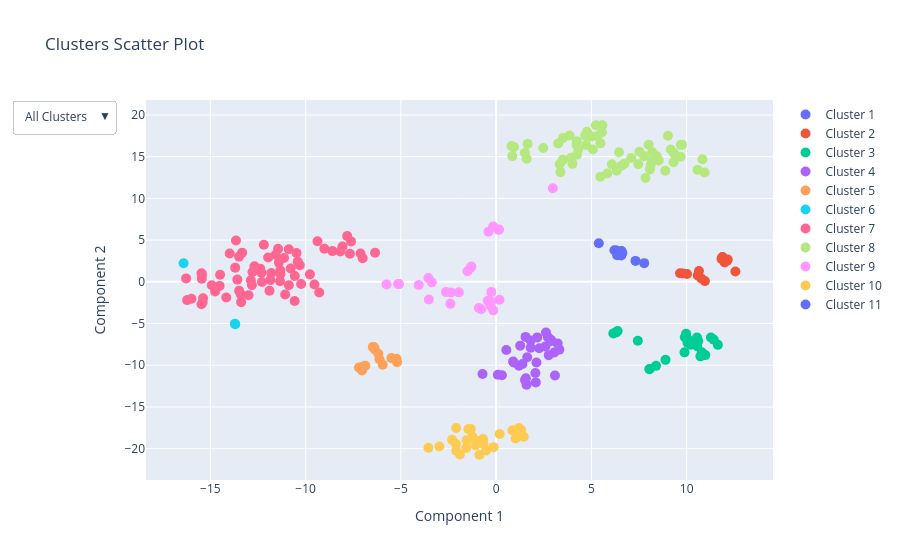

Notebook code for this chart:
### Code cell
fig

### Figure 1 — Plotly figure (JSON) as saved in the notebook; plotly's stock layout.template omitted (floating-point values rounded to 4 significant figures; data arrays with more than 128 entries replaced by an {"elided": "..."} marker saying what was removed)
{"data": [{"hoverinfo": "text", "hovertemplate": "%{text}<extra></extra>", "marker": {"size": 10}, "mode": "markers", "name": "Cluster 1", "text": [["cinq", "NUM"], ["des", "DET"], ["deux", "NUM"], ["dix", "NUM"], ["les", "DET"], ["quatre", "NUM"], ["six", "NUM"], ["trois", "NUM"]], "type": "scatter", "x": [6.316, 7.316, 6.581, 6.209, 7.77, 6.351, 6.57, 6.625], "y": [3.755, 2.51, 3.7, 3.79, 2.239, 3.181, 3.154, 3.462]}, {"hoverinfo": "text", "hovertemplate": "%{text}<extra></extra>", "marker": {"size": 10}, "mode": "markers", "name": "Cluster 2", "text": [["autre", "ADJ"], ["bon", "ADJ"], ["ce", "DET"], ["chaque", "DET"], ["du", "DET"], ["grand", "ADJ"], ["le", "DET"], ["même", "ADJ"], ["petit", "ADJ"], ["premier", "ADJ"], ["quelque", "DET"], ["son", "DET"], ["tout", "ADJ"], ["un", "DET"]], "type": "scatter", "x": [11.83, 12.13, 10.58, 10.96, 9.654, 12.16, 10.02, 11.88, 11.99, 11.89, 10.77, 10.65, 12.56, 9.794], "y": [2.754, 2.547, 0.7745, 0.08757, 1.038, 2.688, 0.9314, 2.98, 2.322, 2.93, 0.4026, 1.295, 1.233, 1.009]}, {"hoverinfo": "text", "hovertemplate": "%{text}<extra></extra>", "marker": {"size": 10}, "mode": "markers", "name": "Cluster 3", "text": [["assez", "ADV"], ["avec", "ADP"], ["chez", "ADP"], ["comme", "ADP"], ["dans", "ADP"], ["de", "ADP"], ["devant", "ADP"], ["en", "ADP"], ["entre", "ADP"], ["et", "CCONJ"], ["hyper", "ADV"], ["mais", "CCONJ"], ["ni", "CCONJ"], ["ou", "CCONJ"], ["par", "ADP"], ["pendant", "ADP"], ["pour", "ADP"], ["que", "ADV"], ["sans", "ADP"], ["super", "ADV"], ["sur", "ADP"], ["très", "ADV"], ["vers", "ADP"], ["à", "ADP"]], "type": "scatter", "x": [6.151, 10.22, 10.98, 10.8, 9.903, 10.61, 9.972, 11.42, 11.64, 8.041, 6.377, 8.062, 8.891, 8.394, 11.27, 10.54, 9.889, 7.436, 10.72, 6.284, 10.09, 6.317, 10.55, 10.05], "y": [-6.18, -7.534, -8.783, -8.441, -6.642, -7.1, -6.233, -6.922, -7.556, -10.47, -5.898, -10.45, -9.352, -10.07, -6.668, -6.687, -8.451, -7.063, -8.932, -6.075, -6.959, -6.025, -7.731, -7.306]}, {"hoverinfo": "text", "hovertemplate": "%{text}<extra></extra>", "marker": {"size": 10}, "mode": "markers", "name": "Cluster 4", "text": [["après", "ADP"], ["beaucoup", "ADV"], ["bien", "ADV"], ["comme", "SCONJ"], ["comment", "ADV"], ["dès", "ADP"], ["déjà", "ADV"], ["forcément", "ADV"], ["jamais", "ADV"], ["juste", "ADV"], ["là", "ADV"], ["maintenant", "ADV"], ["même", "ADV"], ["où", "ADV"], ["où", "PRON"], ["pas", "ADV"], ["peut-être", "ADV"], ["plus", "ADV"], ["plutôt", "ADV"], ["pourquoi", "ADV"], ["puisque", "SCONJ"], ["quand", "SCONJ"], ["que", "PRON"], ["que", "SCONJ"], ["qui", "PRON"], ["si", "SCONJ"], ["souvent", "ADV"], ["surtout", "ADV"], ["toujours", "ADV"], ["tout", "ADV"], ["trop", "ADV"], ["vraiment", "ADV"]], "type": "scatter", "x": [2.06, 1.544, 1.813, 2.081, 1.196, 3.088, 1.814, 0.5345, 2.616, 2.893, 1.632, 0.8907, 2.586, 1.381, 0.3042, 2.158, 3.05, 2.265, 3.226, 0.9191, 1.597, 1.517, 0.08823, 1.562, -0.7149, 1.535, 2.117, 2.762, 2.715, 3.319, 1.263, 2.868], "y": [-10.92, -6.602, -7.035, -12.06, -10.07, -11.22, -7.909, -8.164, -6.067, -7.082, -9.048, -9.542, -7.746, -9.84, -11.2, -6.662, -8.471, -7.952, -7.381, -9.674, -12.33, -11.77, -11.15, -11.55, -11.05, -11.78, -9.66, -8.788, -6.63, -8.124, -7.646, -6.929]}, {"hoverinfo": "text", "hovertemplate": "%{text}<extra></extra>", "marker": {"size": 10}, "mode": "markers", "name": "Cluster 5", "text": [["ce", "PRON"], ["en", "PRON"], ["eux", "PRON"], ["lui", "PRON"], ["moi", "PRON"], ["ne", "ADV"], ["nous", "PRON"], ["on", "PRON"], ["soi", "PRON"], ["toi", "PRON"], ["vous", "PRON"], ["y", "PRON"], ["ça", "PRON"]], "type": "scatter", "x": [-6.477, -6.985, -6.124, -6.185, -5.501, -7.044, -5.954, -6.37, -6.866, -5.233, -5.202, -7.205, -6.401], "y": [-7.811, -10.15, -9.28, -8.621, -9.13, -10.63, -9.925, -8.099, -10.07, -9.226, -9.635, -10.28, -7.837]}, {"hoverinfo": "text", "hovertemplate": "%{text}<extra></extra>", "marker": {"size": 10}, "mode": "markers", "name": "Cluster 6", "text": [["avoir", "AUX"], ["faire", "AUX"], ["être", "AUX"]], "type": "scatter", "x": [-13.7, -16.41, -13.71], "y": [-5.084, 2.238, -5.015]}, {"hoverinfo": "text", "hovertemplate": "%{text}<extra></extra>", "marker": {"size": 10}, "mode": "markers", "name": "Cluster 7", "text": {"elided": "67x2 str values"}, "type": "scatter", "x": [-14.17, -14.49, -13.39, -14.92, -12.38, -12.19, -13.49, -13.4, -7.12, -8.066, -10.58, -10.78, -7.677, -13.5, -13.7, -13.0, -8.595, -16.22, -12.32, -10.48, -15.47, -12.79, -10.88, -13.99, -11.44, -12.88, -13.33, -11.85, -16.28, -14.75, -7.82, -7.006, -10.24, -9.537, -9.286, -11.33, -8.182, -11.97, -11.32, -11.13, -11.8, -15.99, -11.9, -15.44, -10.57, -11.08, -15.47, -11.34, -10.88, -9.775, -10.41, -11.41, -11.57, -15.39, -6.356, -10.3, -15.41, -7.618, -9.015, -13.66, -13.58, -12.82, -12.69, -12.3, -15.45, -9.38, -14.52], "y": [-1.877, 0.8588, -2.428, -0.4075, 1.582, 4.44, -1.055, -1.5, 3.389, 4.247, -2.297, 1.601, 3.365, 3.026, 1.702, -1.616, 3.684, -2.191, 1.099, 3.454, 1.02, 1.187, -0.4096, 3.396, 3.956, 0.1988, 3.5, 0.2097, 0.4113, -1.153, 5.485, 2.837, -0.249, -0.3271, -1.284, 1.397, 3.647, 2.926, 0.9305, 2.862, 1.048, -2.029, -1.058, 0.8311, 0.7079, -1.508, -2.686, 0.07823, 3.906, 0.897, 2.42, 2.308, 3.253, -1.981, 3.489, 1.98, -2.468, 4.849, 3.966, 4.962, 0.2673, -0.3913, 1.871, -0.00972, 0.3658, 4.858, -0.4849]}, {"hoverinfo": "text", "hovertemplate": "%{text}<extra></extra>", "marker": {"size": 10}, "mode": "markers", "name": "Cluster 8", "text": [["__undefined__", "NOUN"], ["activité", "NOUN"], ["air", "NOUN"], ["ami", "NOUN"], ["amie", "NOUN"], ["année", "NOUN"], ["avion", "NOUN"], ["aéroport", "NOUN"], ["bout", "NOUN"], ["bus", "NOUN"], ["chien", "NOUN"], ["chose", "NOUN"], ["classe", "NOUN"], ["coup", "NOUN"], ["cours", "NOUN"], ["côté", "NOUN"], ["droit", "NOUN"], ["début", "NOUN"], ["enfant", "NOUN"], ["fac", "NOUN"], ["fille", "NOUN"], ["final", "NOUN"], ["fois", "NOUN"], ["frère", "NOUN"], ["gens", "NOUN"], ["heure", "NOUN"], ["histoire", "NOUN"], ["impression", "NOUN"], ["jour", "NOUN"], ["lycée", "NOUN"], ["maison", "NOUN"], ["matin", "NOUN"], ["moins", "ADV"], ["moment", "NOUN"], ["monde", "NOUN"], ["mère", "NOUN"], ["parent", "NOUN"], ["personne", "NOUN"], ["peu", "NOUN"], ["photo", "NOUN"], ["place", "NOUN"], ["plage", "NOUN"], ["père", "NOUN"], ["question", "NOUN"], ["rue", "NOUN"], ["salle", "NOUN"], ["scène", "NOUN"], ["semaine", "NOUN"], ["soir", "NOUN"], ["souvenir", "NOUN"], ["temps", "NOUN"], ["tour", "NOUN"], ["travail", "NOUN"], ["truc", "NOUN"], ["tête", "NOUN"], ["vie", "NOUN"], ["ville", "NOUN"], ["voiture", "NOUN"], ["voyage", "NOUN"], ["école", "NOUN"]], "type": "scatter", "x": [7.088, 3.504, 10.83, 1.51, 1.603, 4.729, 7.771, 9.022, 9.323, 9.167, 6.58, 4.241, 4.22, 9.697, 6.329, 8.074, 10.58, 8.534, 5.833, 5.575, 3.258, 9.757, 4.32, 0.9337, 5.47, 3.374, 5.08, 10.95, 7.465, 8.199, 4.99, 9.681, 7.842, 8.116, 8.425, 1.652, 0.8467, 3.937, 8.877, 3.338, 4.24, 5.238, 0.8044, 3.489, 4.767, 5.557, 3.514, 4.006, 9.311, 6.074, 8.173, 6.45, 8.007, 6.734, 3.855, 2.473, 4.676, 5.331, 7.519, 5.475], "y": [14.85, 14.65, 14.69, 15.46, 14.77, 16.39, 15.06, 17.51, 15.44, 15.87, 13.93, 15.24, 16.41, 16.42, 13.32, 13.49, 13.43, 14.56, 12.98, 18.76, 16.59, 16.42, 15.93, 16.15, 12.61, 13.15, 15.87, 13.12, 14.1, 15.53, 17.44, 15.0, 12.46, 14.01, 15.09, 16.54, 15.07, 14.88, 13.32, 14.1, 16.87, 18.77, 16.29, 14.57, 17.99, 17.92, 17.25, 14.15, 14.35, 14.1, 14.49, 15.54, 16.45, 14.17, 17.55, 16.05, 17.53, 17.47, 15.59, 16.6]}, {"hoverinfo": "text", "hovertemplate": "%{text}<extra></extra>", "marker": {"size": 10}, "mode": "markers", "name": "Cluster 9", "text": [["Paris", "PROPN"], ["XXX", "X"], ["an", "NOUN"], ["aussi", "ADV"], ["celui", "PRON"], ["compte", "NOUN"], ["dedans", "ADV"], ["encore", "ADV"], ["ensemble", "ADV"], ["envie", "NOUN"], ["etc", "ADV"], ["fait", "NOUN"], ["gros", "ADJ"], ["loin", "ADV"], ["longtemps", "ADV"], ["là-bas", "ADV"], ["mal", "ADV"], ["oui", "ADV"], ["partout", "ADV"], ["peur", "NOUN"], ["plein", "ADV"], ["quelqu'un", "PRON"], ["quoi", "PRON"], ["rien", "PRON"], ["suite", "NOUN"], ["tout", "PRON"], ["un", "PRON"]], "type": "scatter", "x": [-0.4037, -2.375, 2.977, -0.2931, -5.751, -1.502, 0.1763, -0.1538, -0.4389, -1.301, -0.2515, 0.1267, 0.1501, -2.401, -0.9084, -0.269, -3.557, -1.959, -0.7873, -1.339, -3.533, -5.152, -2.635, -3.376, -0.157, -4.064, -5.099], "y": [6.008, -1.265, 11.22, -2.839, -0.3075, 1.27, -2.145, -3.417, -2.253, 1.839, -1.224, 6.249, 6.278, -2.626, -3.13, -2.404, 0.4589, -1.258, -3.278, 1.696, -2.114, -0.2633, -1.231, -0.0595, 6.633, -0.3718, -0.2694]}, {"hoverinfo": "text", "hovertemplate": "%{text}<extra></extra>", "marker": {"size": 10}, "mode": "markers", "name": "Cluster 10", "text": [["ah", "INTJ"], ["alors", "ADV"], ["après", "ADV"], ["bah", "INTJ"], ["ben", "INTJ"], ["bon", "INTJ"], ["bref", "INTJ"], ["donc", "ADV"], ["enfin", "INTJ"], ["ensuite", "ADV"], ["euh", "INTJ"], ["finalement", "ADV"], ["franchement", "ADV"], ["genre", "INTJ"], ["hein", "INTJ"], ["hum", "INTJ"], ["justement", "ADV"], ["mh", "INTJ"], ["non", "ADV"], ["non", "INTJ"], ["oh", "INTJ"], ["ouais", "INTJ"], ["oui", "INTJ"], ["quoi", "INTJ"], ["voilà", "INTJ"], ["voilà", "VERB"]], "type": "scatter", "x": [-1.552, 0.1842, 1.154, -0.9605, -0.6594, -0.69, -0.876, 0.8551, -1.335, 1.188, -1.097, 1.318, 1.451, -1.454, -2.094, -0.1325, 1.021, -2.982, -2.312, -1.575, -1.25, -2.113, -2.1, -1.901, -0.5233, -3.557], "y": [-19.0, -18.23, -17.98, -19.08, -19.45, -18.84, -20.73, -17.8, -17.63, -17.53, -19.59, -17.77, -18.57, -17.66, -20.24, -19.82, -18.78, -19.73, -18.93, -19.91, -18.56, -19.44, -17.53, -20.7, -20.22, -19.88]}, {"hoverinfo": "text", "hovertemplate": "%{text}<extra></extra>", "marker": {"size": 10}, "mode": "markers", "name": "Cluster 11", "text": [["mille", "NUM"]], "type": "scatter", "x": [5.389], "y": [4.629]}], "layout": {"title": {"text": "Clusters Scatter Plot"}, "updatemenus": [{"buttons": [{"args": [{"visible": [true, true, true, true, true, true, true, true, true, true, true]}, {"title": "All Clusters"}], "label": "All Clusters", "method": "update"}, {"args": [{"visible": [true, false, false, false, false, false, false, false, false, false, false]}, {"title": "Cluster 1"}], "label": "Cluster 1", "method": "update"}, {"args": [{"visible": [false, true, false, false, false, false, false, false, false, false, false]}, {"title": "Cluster 2"}], "label": "Cluster 2", "method": "update"}, {"args": [{"visible": [false, false, true, false, false, false, false, false, false, false, false]}, {"title": "Cluster 3"}], "label": "Cluster 3", "method": "update"}, {"args": [{"visible": [false, false, false, true, false, false, false, false, false, false, false]}, {"title": "Cluster 4"}], "label": "Cluster 4", "method": "update"}, {"args": [{"visible": [false, false, false, false, true, false, false, false, false, false, false]}, {"title": "Cluster 5"}], "label": "Cluster 5", "method": "update"}, {"args": [{"visible": [false, false, false, false, false, true, false, false, false, false, false]}, {"title": "Cluster 6"}], "label": "Cluster 6", "method": "update"}, {"args": [{"visible": [false, false, false, false, false, false, true, false, false, false, false]}, {"title": "Cluster 7"}], "label": "Cluster 7", "method": "update"}, {"args": [{"visible": [false, false, false, false, false, false, false, true, false, false, false]}, {"title": "Cluster 8"}], "label": "Cluster 8", "method": "update"}, {"args": [{"visible": [false, false, false, false, false, false, false, false, true, false, false]}, {"title": "Cluster 9"}], "label": "Cluster 9", "method": "update"}, {"args": [{"visible": [false, false, false, false, false, false, false, false, false, true, false]}, {"title": "Cluster 10"}], "label": "Cluster 10", "method": "update"}, {"args": [{"visible": [false, false, false, false, false, false, false, false, false, false, true]}, {"title": "Cluster 11"}], "label": "Cluster 11", "method": "update"}], "direction": "down", "showactive": true}], "xaxis": {"title": {"text": "Component 1"}}, "yaxis": {"title": {"text": "Component 2"}}}}
